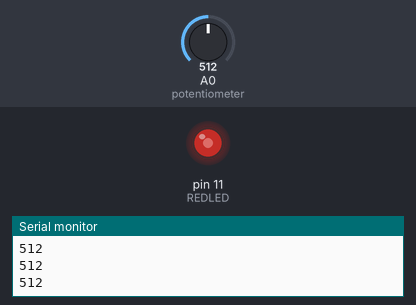
Recording of a sketch running on a simulated Arduino Uno, built with avr-gcc and run on an emulated ATmega328P. Shown: output pins drawn as LEDs (lit = HIGH), the last lines printed to the serial monitor. The inputs (shaded band) are chosen by the test bench; at power-on: A0 (potentiometer) = 512.

Above: at 1.2 s.
1.3 s: A0 (potentiometer) set to 716
At 2.5 s:
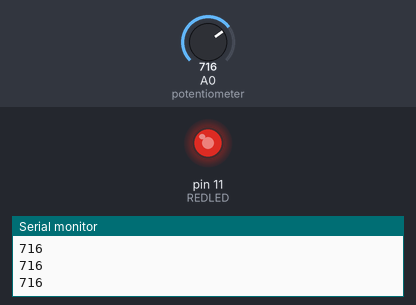
2.8 s: A0 (potentiometer) set to 900
At 3.8 s:
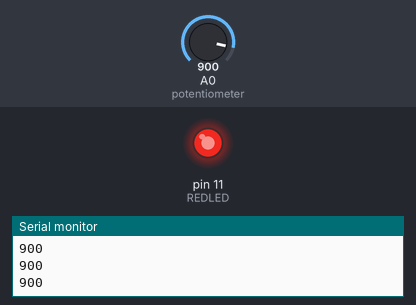
4.3 s: A0 (potentiometer) set to 122
At 4.9 s:
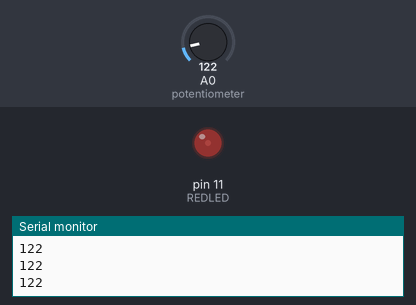
5.8 s: A0 (potentiometer) set to 0
At 7.0 s:
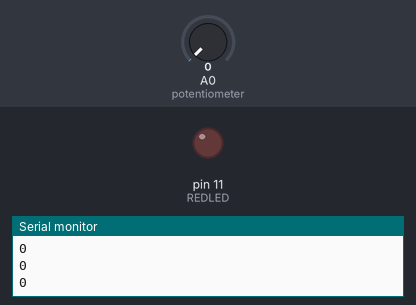
7.3 s: A0 (potentiometer) set to 511
At 8.4 s:
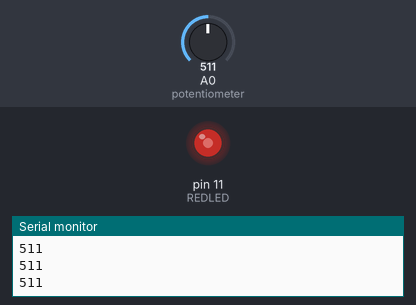
Timing chart, 0 to 9.8 s (numbered marks = the images above; inputs shaded):
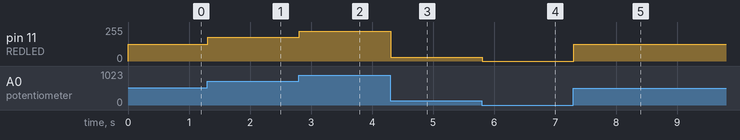

The sketch:

diana.ino
```cpp
int potentiometer=A0;
int REDLED=11;

void setup() {
pinMode(potentiometer,INPUT);
pinMode(REDLED,OUTPUT);
Serial.begin(9600);

  // put your setup code here, to run once:

}

void loop() {
  int potValue=analogRead(potentiometer);
  Serial.println(potValue);
 int mappedValue=map(potValue,0,1023,0,255);
 analogWrite(REDLED,mappedValue);
  // put your main code here, to run repeatedly:

}
```

Measured:
- after the input at 1.3 s, pin 11 (REDLED): 127/255 → 178/255 at once
- after the input at 2.8 s, pin 11 (REDLED): 178/255 → 224/255 at once
- after the input at 4.3 s, pin 11 (REDLED): 224/255 → 30/255 at once
- after the input at 5.8 s, pin 11 (REDLED): 30/255 → 0/255 at once
- after the input at 7.3 s, pin 11 (REDLED): 0/255 → 127/255 at once
